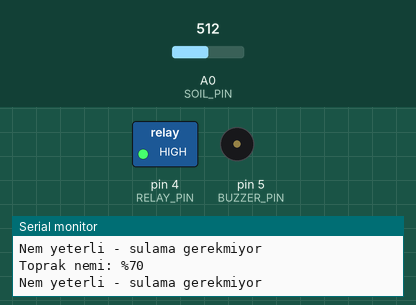
The sketch below on a simulated Arduino Uno, built with avr-gcc and run on an emulated ATmega328P. On the bench: switched loads named in the sketch (green lamp = pin HIGH), buzzer (waves = sounding), the last lines printed to the serial monitor. The test bench sets the inputs (shaded band); at power-on: A0 (SOIL_PIN) = 512. Pins used as bus, display or sensor lines are not drawn.

Above: at 5.8 s.
5.9 s: A0 (SOIL_PIN) set to 790
11.9 s: A0 (SOIL_PIN) set to 817
At 15.22 s:
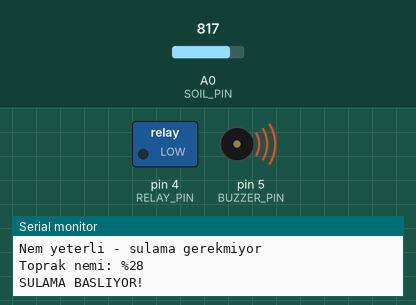
At 16.0 s:
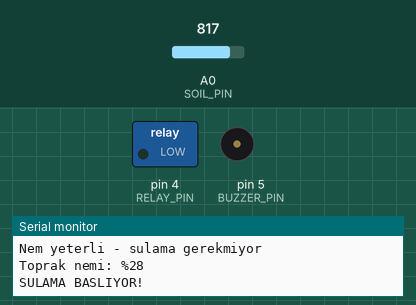
Timing chart, 0 to 21.6 s (numbered marks = the images above; inputs shaded):
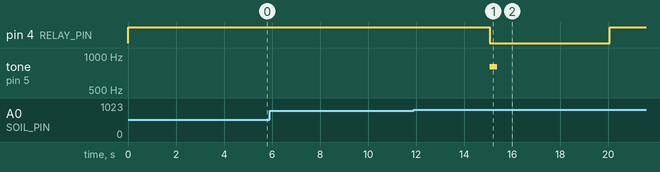

Measured:
- the behaviour switches between 806 and 807 on A0 (SOIL_PIN) (found by bisection; images 0 and 1)
- after the input at 11.9 s, pin 4 (RELAY_PIN): HIGH → LOW after 3.2 s, → HIGH 5.0 s later; tone on pin 5 (BUZZER_PIN): silent → 800 Hz after 3.2 s, → silent 0.30 s later

The sketch:

20-auto-irrigation.ino
```cpp
// Ref: docs/malzemeler.md#toprak-nem, docs/malzemeler.md#role-5v, docs/malzemeler.md#buzzer
// Faz 3 — Otomatik Sulama: Nem < esik → pompa 5 sn
// Potansiyometre A0 ile esik ayari (0-100%)

const int SOIL_PIN = A0;
const int SOIL_POWER = 7;
const int RELAY_PIN = 4;
const int BUZZER_PIN = 5;
const int MOISTURE_THRESHOLD = 30; // %30 altinda sulama (pot ile ayar icin A5 kullanilabilir)
const int PUMP_DURATION_MS = 5000;
const bool RELAY_ACTIVE_LOW = true;

void setup() {
  pinMode(SOIL_POWER, OUTPUT);
  pinMode(RELAY_PIN, OUTPUT);
  pinMode(BUZZER_PIN, OUTPUT);
  deactivatePump();
  Serial.begin(9600);
  Serial.println("=== Otomatik Sulama Sistemi ===");
  Serial.print("Esik degeri: %");
  Serial.println(MOISTURE_THRESHOLD);
}

void activatePump() {
  digitalWrite(RELAY_PIN, RELAY_ACTIVE_LOW ? LOW : HIGH);
}

void deactivatePump() {
  digitalWrite(RELAY_PIN, RELAY_ACTIVE_LOW ? HIGH : LOW);
}

int readSoilMoisture() {
  digitalWrite(SOIL_POWER, HIGH);
  delay(10);
  int raw = analogRead(SOIL_PIN);
  digitalWrite(SOIL_POWER, LOW);
  return map(constrain(raw, 300, 1023), 1023, 300, 0, 100);
}

void loop() {
  int moisture = readSoilMoisture();

  Serial.print("Toprak nemi: %");
  Serial.println(moisture);

  if (moisture < MOISTURE_THRESHOLD) {
    Serial.println("SULAMA BASLIYOR!");
    tone(BUZZER_PIN, 800, 300);
    activatePump();
    delay(PUMP_DURATION_MS);
    deactivatePump();
    Serial.println("Sulama tamamlandi");
    delay(10000); // tekrar sulamadan once bekle
  } else {
    Serial.println("Nem yeterli - sulama gerekmiyor");
  }

  delay(5000);
}
```
